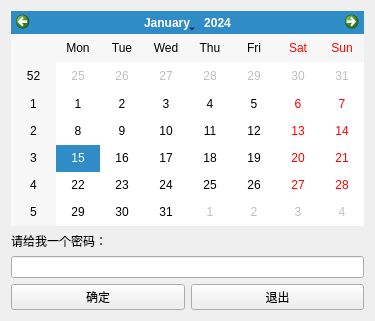
<?xml version="1.0" encoding="UTF-8"?>
<ui version="4.0">
 <class>Login</class>
 <widget class="QWidget" name="Login">
  <property name="geometry">
   <rect>
    <x>0</x>
    <y>0</y>
    <width>375</width>
    <height>321</height>
   </rect>
  </property>
  <property name="windowTitle">
   <string>登录</string>
  </property>
  <layout class="QVBoxLayout" name="verticalLayout">
   <item>
    <widget class="QCalendarWidget" name="calendarWidget"/>
   </item>
   <item>
    <widget class="QLabel" name="label">
     <property name="text">
      <string>请给我一个密码：</string>
     </property>
    </widget>
   </item>
   <item>
    <widget class="QLineEdit" name="lineEdit">
     <property name="echoMode">
      <enum>QLineEdit::Password</enum>
     </property>
    </widget>
   </item>
   <item>
    <layout class="QHBoxLayout" name="horizontalLayout">
     <item>
      <widget class="QPushButton" name="btOk">
       <property name="text">
        <string>确定</string>
       </property>
      </widget>
     </item>
     <item>
      <widget class="QPushButton" name="btCancel">
       <property name="text">
        <string>退出</string>
       </property>
      </widget>
     </item>
    </layout>
   </item>
  </layout>
 </widget>
 <resources/>
 <connections/>
</ui>
